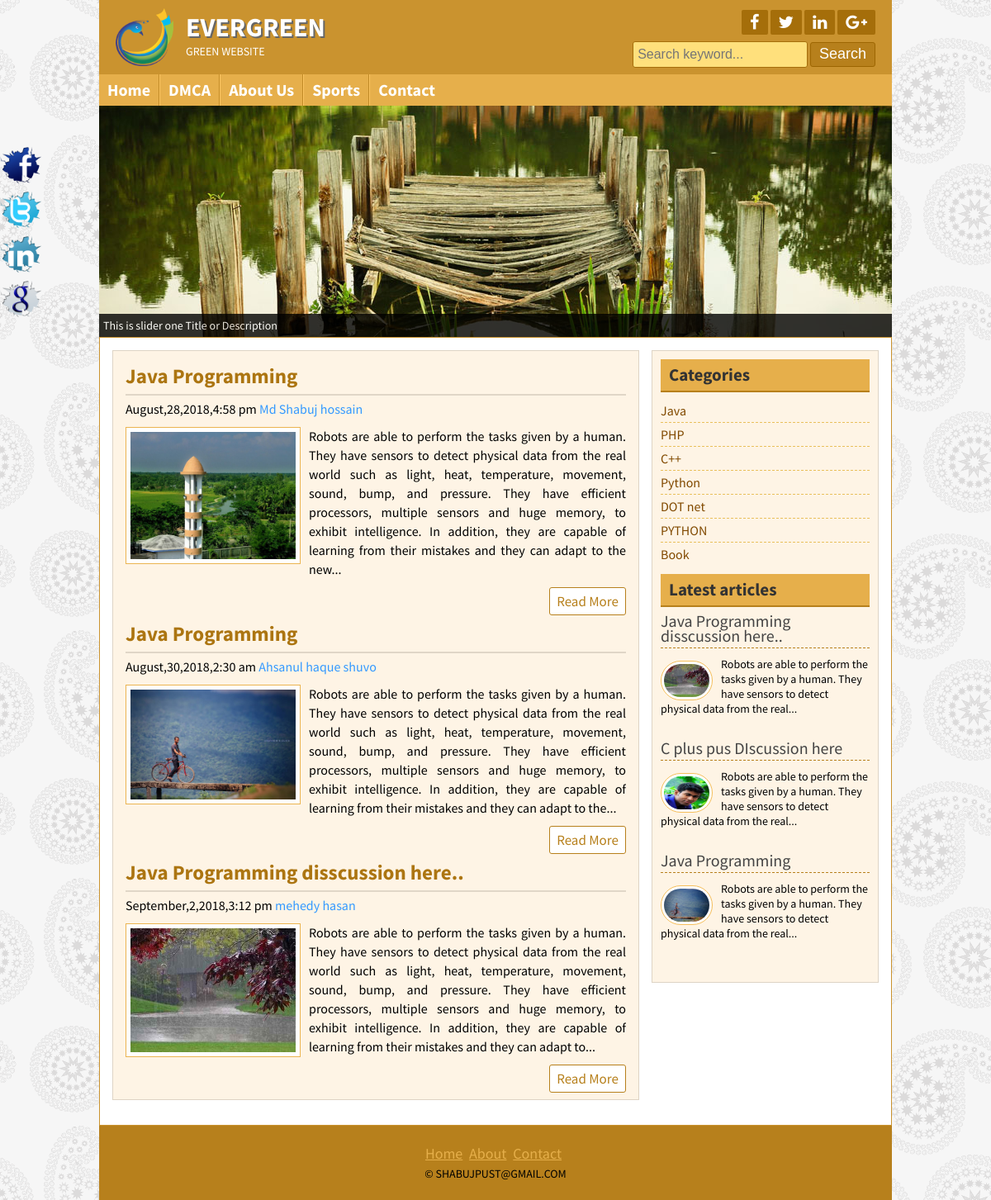
Page /catagory-post.php?category=1 on the committed database.
### tables this page shows
CREATE TABLE `tbl_title` (
  `id` int(11) NOT NULL,
  `title` varchar(55) NOT NULL,
  `slogan` varchar(55) NOT NULL
);

CREATE TABLE `tbl_pages` (
  `id` int(11) NOT NULL,
  `name` varchar(88) NOT NULL,
  `body` text NOT NULL
);

CREATE TABLE `tbl_post` (
  `id` int(11) NOT NULL,
  `cat` int(11) NOT NULL,
  `title` varchar(255) NOT NULL,
  `body` text NOT NULL,
  `image` varchar(255) NOT NULL,
  `author` varchar(55) NOT NULL,
  `tags` varchar(255) NOT NULL,
  `date` timestamp NOT NULL DEFAULT CURRENT_TIMESTAMP
);

CREATE TABLE `tbl_catagory` (
  `id` int(11) NOT NULL,
  `name` varchar(55) NOT NULL
);

CREATE TABLE `tbl_copyright` (
  `id` int(11) NOT NULL,
  `copyright` varchar(55) NOT NULL
);

### lib/Database.php (called while the page is built, shortened)
<?php
Class Database{
	public $host   = DB_HOST;
	public $user   = DB_USER;
	public $pass   = DB_PASS;
	public $dbname = DB_NAME;
	public $link;
	private function connectDB(){
	$this->link = new mysqli($this->host, $this->user, $this->pass, $this->dbname);
 }
	public function select($query){
		$result = $this->link->query($query) or die($this->link->error.__LINE__);
		if($result->num_rows > 0){
			return $result;
		} else {
			return false;
		}
	}
}

### helpers/Format.php (called while the page is built, shortened)
<?php
class Format
{
	public function formatDate($date)
	{
		 return date('F,j,Y,g:i a',strtotime($date) );
	}
	public function textShorten($text,$limit=400)
	{
		$text=$text." ";
		$text =substr($text,0,$limit);
		$text =substr($text,0,strrpos($text,' '));
		$text = $text."...";
		return $text;
	}
}
?>

### catagory-post.php (the view)
<?php include "inc/header.php"; ?>
<?php include "inc/slider.php"; ?>
 <?php
 $category = mysqli_real_escape_string($db->link,$_GET['category']);
 if (!isset($category) || $category == NULL ){
 	header("location:404.php");
 }
 else{
 	$categoryId = $category;
 }
 ?>
	<div class="contentsection contemplete clear">
		<div class="maincontent clear">
  <?php
	$query = "select * from tbl_post where cat=$categoryId";
	$cat_post = $db->select($query);
	if ($cat_post){
		while ($result = $cat_post->fetch_assoc()) {
	?>
  <div class="samepost clear">
	<h2><a href="post.php?id=<?php echo $result['id']; ?>"><?php echo $result['title']; ?></a></h2>
		<h4><?php echo $fm->formatDate($result['date']); ?>
		<a href="#"><?php echo $result['author']; ?></a></h4>
		 <a href="#"><img src="admin/<?php echo $result['image']; ?>" alt="post image"/></a>
		<?php echo $fm->textShorten($result['body']); ?>
		<div class="readmore clear">
			<a href="post.php?id=<?php echo $result['id']; ?>">Read More</a>
		</div>
	</div>
	<?php }  } else{ ?>
	<h1> No Post Available in This Category Right Now.<h1>
   <?php } ?>
</div>
<?php include "inc/sidebar.php"; ?>
<?php include "inc/footer.php"; ?>

### inc/header.php (shortened to what this page needs)
<?php include 'lib/Database.php';?>
<?php include 'helpers/Format.php';?>
<?php
$db = new Database();
$fm = new Format();
?>
<!DOCTYPE html>
<html>
<head>
	<link rel="stylesheet" href="font-awesome-4.5.0/css/font-awesome.css">
	<link rel="stylesheet" href="css/nivo-slider.css" type="text/css" media="screen" />
	<link rel="stylesheet" href="style.css">
</head>
<body>
	<div class="headersection templete clear">
		<a href="index.php">
			<div class="logo">
				<img src="images/logo.png" alt="Logo"/>
				<?php
				$query = "SELECT * FROM tbl_title where id=1";
				$title=$db->select($query);
				$result=$title->fetch_assoc();
				if($result){
				?>
				<h2><?php echo $result['title']; ?></h2>
				<p><?php echo $result['slogan']; ?></p>
				<?php } ?>
			</div>
		</a>
		<div class="social clear">
			<?php
				$query = "SELECT * FROM tbl_social where id=1";
				$title=$db->select($query);
				$result=$title->fetch_assoc();
				if($result){
					?>
			<div class="icon clear">
				<a href="http//:<?php echo $result['fb'];?> " target="_blank"><i class="fa fa-facebook"></i></a>
				<a href="http//:<?php echo $result['tw'];?> " target="_blank"><i class="fa fa-twitter"></i></a>
				<a href="http//:<?php echo $result['ld'];?> " target="_blank"><i class="fa fa-linkedin"></i></a>
				<a href="http//:<?php echo $result['gp'];?> " target="_blank"><i class="fa fa-google-plus"></i></a>
			</div>
          <?php } ?>
			<div class="searchbtn clear">
			<form action="search.php" method="get">
				<input type="text" name="search" placeholder="Search keyword..."/>
				<input type="submit" name="submit" value="Search"/>
			</form>
			</div>
		</div>
	</div>
<div class="navsection templete">
    <?php
      $path=$_SERVER['SCRIPT_FILENAME'];
	  $currentpage=basename($path , '.php');
    ?>
	<ul>
		<li><a
         <?php
        if($currentpage == 'index') {
           echo 'id="active"'; } ?>
		   href="index.php">Home</a></li>
		<?php
		$query ="SELECT * FROM tbl_pages";
		$sql=$db->select($query);
		while($result = $sql->fetch_assoc()){
		?>
		<li><a
            <?php
               if(isset($_GET['pageid']) && $_GET['pageid'] == $result['id']){
               	echo 'id="active"'; }
            ?>
			href="about.php?pageid=<?php echo $result['id']; ?>"><?php echo $result['name']?></a></li>
		<?php  } ?>
		<li><a  <?php
        if($currentpage == 'contact') {
           echo 'id="active"'; } ?>  href="contact.php">Contact</a></li>
	</ul>
</div>

### inc/sidebar.php
<div class="sidebar clear">
		<div class="samesidebar clear">
			<h2>Categories</h2>
				<ul>
					<?php
					$query="SELECT * FROM  tbl_catagory ";
					$Category=$db->select($query);
					if($Category){
					while($result=$Category->fetch_assoc()){
					 ?>
					<li><a href="posts.php?Category=<?php echo $result['id']?>"><?php echo $result['name']?></a></li>
						<?php } } else{?>
						<li>No Catagory available..!! </li>
						<?php } ?>
				</ul>
		</div>
		<div class="samesidebar clear">
            	<h2>Latest articles</h2>
			<?php
              $query="SELECT * FROM tbl_post ORDER BY id DESC limit 3 ";
              $post=$db->SELECT($query);
              if($post)
              {
              	while ($result=$post->fetch_assoc()) {
			?>
				<div class="popular clear">
					<h3><a href="post.php?id=<?php echo $result['id']?>"><?php echo $result['title'] ;?></a></h3>
					<a href="post.php?id=<?php echo $result['id'];  ?>"><img src="admin/<?php echo $result['image'];?>" alt="post image"/></a>
					<p><?php echo $fm->textShorten($result['body'],120);?></p>
				</div>
       <?php } } else { header("Location:404.php");}?>
		</div>
	</div>

### inc/footer.php (shortened to what this page needs)
</div>
	<div class="footersection templete clear">
	  <div class="footermenu clear">
		<ul>
			<li><a href="index.php">Home</a></li>
			<li><a href="about.php">About</a></li>
			<li><a href="contact.php">Contact</a></li>
		</ul>
	  </div>
	  <?php
	  $query="SELECT * FROM tbl_copyright";
	  $select_row=$db->select($query);
	  $result=$select_row->fetch_assoc();
	  ?>
	  <p>&copy; <?php echo $result['copyright']; ?> </p>
	</div>
	<div class="fixedicon clear">
		<a href="http://www.facebook.com"><img src="images/fb.png" alt="Facebook"/></a>
		<a href="http://www.twitter.com"><img src="images/tw.png" alt="Twitter"/></a>
		<a href="http://www.linkedin.com"><img src="images/in.png" alt="LinkedIn"/></a>
		<a href="http://www.google.com"><img src="images/gl.png" alt="GooglePlus"/></a>
	</div>
</body>
</html>

### rows in the picture
tbl_title: title "EVERGREEN", slogan "GREEN WEBSITE"
tbl_pages: name "DMCA"
tbl_pages: name "About Us"
tbl_pages: name "Sports"
tbl_post: title "Java Programming", date "August,28,2018,4:58 pm", author "Md Shabuj hossain", image (picture), body "Robots are able to perform the tasks given by a human. They have sensors to detect physical data from the real world such as light, heat, temperature, movement, sound, bump, and pressure. They have efficient processors, multiple sensors and huge memory, to exhibit intelligence. In addition, they are capable of learning from their mistakes and they can adapt to the new..."
tbl_post: title "Java Programming", date "August,30,2018,2:30 am", author "Ahsanul haque shuvo", image (picture), body "Robots are able to perform the tasks given by a human. They have sensors to detect physical data from the real world such as light, heat, temperature, movement, sound, bump, and pressure. They have efficient processors, multiple sensors and huge memory, to exhibit intelligence. In addition, they are capable of learning from their mistakes and they can adapt to the...", body "Robots are able to perform the tasks given by a human. They have sensors to detect physical data from the real..."
tbl_post: title "Java Programming disscussion here..", date "September,2,2018,3:12 pm", author "mehedy hasan", image (picture), body "Robots are able to perform the tasks given by a human. They have sensors to detect physical data from the real world such as light, heat, temperature, movement, sound, bump, and pressure. They have efficient processors, multiple sensors and huge memory, to exhibit intelligence. In addition, they are capable of learning from their mistakes and they can adapt to...", body "Robots are able to perform the tasks given by a human. They have sensors to detect physical data from the real..."
tbl_catagory: name "Java"
tbl_catagory: name "PHP"
tbl_catagory: name "C++"
tbl_catagory: name "Python"
tbl_catagory: name "DOT net"
tbl_catagory: name "PYTHON"
tbl_catagory: name "Book"
tbl_post: title "C plus pus DIscussion here", image (picture), body "Robots are able to perform the tasks given by a human. They have sensors to detect physical data from the real..."
tbl_copyright: copyright "SHABUJPUST@GMAIL.COM"
